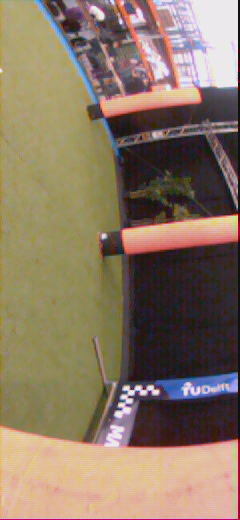
#> input picture DEVELOPMENT/downloads from drone/20260306-095826/1305634620.jpg, 240 x 520 px, given in place of 450.jpg, which was not available
$ python gate_detection.py
#> lines starting #> are read from the running program, lines starting #| are printed output that depends on the picture; after the words box and inside, x2 and y2 are one past the last pixel; in counts of white or black regions, pixels touching at a corner belong together; pictures that were not available may be replaced by others from this repository, and a replacement may not be noted
### DEVELOPMENT/Python/gate detection/corner_detection.py
import cv2
import numpy as np
import os
import glob


def make_l_template(size=80, thickness=3, squares=5):
    """
    Create a synthetic L-shaped checker corner template.
    """
    cell = size // squares
    template = np.zeros((size, size), dtype=np.uint8)

    # vertical part of the L
    for r in range(squares):
        if r % 2 == 0:
            template[r * cell:(r + 1) * cell, 0:cell] = 255
        else:
            template[r * cell:(r + 1) * cell, cell:2 * cell] = 255

    # horizontal part of the L
    for c in range(squares):
        if c % 2 == 0:
            template[0:cell, c * cell:(c + 1) * cell] = 255
        else:
            template[cell:2 * cell, c * cell:(c + 1) * cell] = 255

    # small blur makes matching more tolerant
    template = cv2.GaussianBlur(template, (3, 3), 0)
    return template


def rotate_image(image, angle):
    h, w = image.shape[:2]
    center = (w / 2, h / 2)
    M = cv2.getRotationMatrix2D(center, angle, 1.0)

    cos = abs(M[0, 0])
    sin = abs(M[0, 1])

    new_w = int((h * sin) + (w * cos))
    new_h = int((h * cos) + (w * sin))

    M[0, 2] += (new_w / 2) - center[0]
    M[1, 2] += (new_h / 2) - center[1]

    rotated = cv2.warpAffine(image, M, (new_w, new_h), flags=cv2.INTER_LINEAR)
    return rotated


# [26 lines left out: function non_max_suppression_points, not called in this run]


def detect_gate_corners_template(image_path, debug=True):
    img = cv2.imread(image_path)
    if img is None:
        raise FileNotFoundError(f"Could not open image: {image_path}")

    vis = img.copy()

    hsv = cv2.cvtColor(img, cv2.COLOR_BGR2HSV)

    # White mask
    lower_white = np.array([0, 0, 140])
    upper_white = np.array([180, 110, 255])
    white_mask = cv2.inRange(hsv, lower_white, upper_white)

    kernel = np.ones((3, 3), np.uint8)
    white_mask = cv2.morphologyEx(white_mask, cv2.MORPH_OPEN, kernel)
    white_mask = cv2.morphologyEx(white_mask, cv2.MORPH_CLOSE, kernel)

    detections = []

    base_template = make_l_template(size=80, squares=5)

    # Try several scales and rotations
    scales = [0.5, 0.7, 0.9, 1.1, 1.3]
    angles = [0, 90, 180, 270]

    for scale in scales:
        temp = cv2.resize(base_template, None, fx=scale, fy=scale, interpolation=cv2.INTER_LINEAR)

        for angle in angles:
            rotated_temp = rotate_image(temp, angle)
            th, tw = rotated_temp.shape[:2]

            if th >= white_mask.shape[0] or tw >= white_mask.shape[1]:
                continue

            result = cv2.matchTemplate(white_mask, rotated_temp, cv2.TM_CCOEFF_NORMED)

            ys, xs = np.where(result > 0.55)

            for (x, y) in zip(xs, ys):
                score = result[y, x]
                detections.append((x, y, float(score), tw, th))

    if len(detections) == 0:
        return [], vis, white_mask

    detections = non_max_suppression_points(detections, min_dist=50)

    corners = []
    for x, y, score, w, h in detections:
        cx = x + w / 2
        cy = y + h / 2
        corners.append(np.array([cx, cy], dtype=np.float32))

        if debug:
            cv2.rectangle(vis, (int(x), int(y)), (int(x + w), int(y + h)), (0, 255, 0), 2)
            cv2.circle(vis, (int(cx), int(cy)), 5, (0, 0, 255), -1)
            cv2.putText(
                vis,
                f"{score:.2f}",
                (int(x), int(y) - 5),
                cv2.FONT_HERSHEY_SIMPLEX,
                0.5,
                (255, 0, 0),
                2
            )

    return corners, vis, white_mask


# [43 lines left out: function process_folder_as_video, not called in this run]


# [15 lines that do not run on import are left out]

### DEVELOPMENT/Python/gate detection/gate_detection.py
import cv2
import numpy as np
import os
import glob
from corner_detection import detect_gate_corners_template


def gate_present_from_template_output(image_path, corners, debug=False):

    img = cv2.imread(image_path)
    vis = img.copy()

    # Condition 1: need at least two detected corners
    if corners is None or len(corners) < 2:
        if debug:
            cv2.putText(vis, "Gate: NO (fewer than 2 corners)", (10, 30),
                        cv2.FONT_HERSHEY_SIMPLEX, 0.7, (0, 0, 255), 2)
        return False, vis

    corners = np.array(corners, dtype=np.float32)

    # Draw corners
    if debug:
        for i, pt in enumerate(corners.astype(int)):
            cv2.circle(vis, tuple(pt), 6, (0, 0, 255), -1)
            cv2.putText(vis, f"C{i}", (pt[0] + 5, pt[1] - 5),
                        cv2.FONT_HERSHEY_SIMPLEX, 0.5, (0, 255, 0), 2)

    # Blue mask
    hsv = cv2.cvtColor(img, cv2.COLOR_BGR2HSV)
    lower_blue = np.array([90, 60, 40])
    upper_blue = np.array([140, 255, 255])
    blue_mask = cv2.inRange(hsv, lower_blue, upper_blue)

    kernel = np.ones((5, 5), np.uint8)
    blue_mask = cv2.morphologyEx(blue_mask, cv2.MORPH_CLOSE, kernel)
    blue_mask = cv2.morphologyEx(blue_mask, cv2.MORPH_OPEN, kernel)

    # Region defined by detected corners
    x_min = int(np.min(corners[:, 0]))
    x_max = int(np.max(corners[:, 0]))
    y_min = int(np.min(corners[:, 1]))
    y_max = int(np.max(corners[:, 1]))

    # Expand search region a bit
    margin_x = 40
    margin_y = 60

    y0 = max(0, y_min - margin_y)
    y1 = min(img.shape[0], y_max + margin_y)

    lx0 = max(0, x_min - margin_x)
    lx1 = min(img.shape[1], x_min + margin_x)

    rx0 = max(0, x_max - margin_x)
    rx1 = min(img.shape[1], x_max + margin_x)

    left_strip = blue_mask[y0:y1, lx0:lx1]
    right_strip = blue_mask[y0:y1, rx0:rx1]

    def has_vertical_blue_pillar(strip, min_height=40, min_area=150, min_aspect=1.8): # needs to be calibrated better
        contours, _ = cv2.findContours(strip, cv2.RETR_EXTERNAL, cv2.CHAIN_APPROX_SIMPLE)

        for cnt in contours:
            area = cv2.contourArea(cnt)
            if area < min_area:
                continue

            x, y, w, h = cv2.boundingRect(cnt)

            if h < min_height:
                continue

            # verticality check
            if h / float(max(w, 1)) < min_aspect:
                continue

            return True, (x, y, w, h)

        return False, None

    left_ok, left_rect = has_vertical_blue_pillar(left_strip)
    right_ok, right_rect = has_vertical_blue_pillar(right_strip)

    gate_present = left_ok and right_ok

    if debug:
        # Draw search strips
        cv2.rectangle(vis, (lx0, y0), (lx1, y1), (255, 255, 0), 2)
        cv2.rectangle(vis, (rx0, y0), (rx1, y1), (255, 255, 0), 2)

        # Draw detected pillar rectangles
        if left_rect is not None:
            x, y, w, h = left_rect
            cv2.rectangle(vis, (lx0 + x, y0 + y), (lx0 + x + w, y0 + y + h), (255, 0, 0), 2)

        if right_rect is not None:
            x, y, w, h = right_rect
            cv2.rectangle(vis, (rx0 + x, y0 + y), (rx0 + x + w, y0 + y + h), (255, 0, 0), 2)

        text = "Gate: YES" if gate_present else "Gate: NO"
        color = (0, 255, 0) if gate_present else (0, 0, 255)
        cv2.putText(vis, text, (10, 30), cv2.FONT_HERSHEY_SIMPLEX, 0.9, color, 2)

    return gate_present, vis

def process_folder_as_video(folder_path, delay=120):
    exts = ["*.jpg", "*.jpeg", "*.png", "*.bmp", "*.webp"]
    files = []

    for ext in exts:
        files.extend(glob.glob(os.path.join(folder_path, ext)))

    files = sorted(files)

    if not files:
        raise FileNotFoundError(f"No images found in folder: {folder_path}")

    for image_path in files:
        corners, vis_temp, white_mask = detect_gate_corners_template(image_path, debug=False)
        gate_present, vis_gate = gate_present_from_template_output(
            image_path,
            corners,
            debug=True
        )

        cv2.putText(
            vis_gate,
            os.path.basename(image_path),
            (10, 25),
            cv2.FONT_HERSHEY_SIMPLEX,
            0.7,
            (255, 255, 255),
            2
        )

        cv2.putText(
            vis_gate,
            f"Detected: {len(corners)}",
            (10, 55),
            cv2.FONT_HERSHEY_SIMPLEX,
            0.7,
            (255, 255, 255),
            2
        )

        cv2.imshow("White mask", white_mask)
        cv2.imshow("Gate corner detection", vis_gate)

        key = cv2.waitKey(delay) & 0xFF
        if key == ord("q"):
            break

    cv2.destroyAllWindows()

if __name__ == "__main__":
    image_path = r"C:\Users\neytc\Documents\TU_Delft\lecture_notes\mav\MAV_CW\DEVELOPMENT\downloads from drone\20260320\450.jpg"
    corners, vis_temp, white_mask = detect_gate_corners_template(image_path, debug=False)
#> in detect_gate_corners_template, img is the input picture: shape (520, 240, 3); mean B, G, R 100.2, 119.6, 138.3
#> in detect_gate_corners_template, `hsv = cv2.cvtColor(img, cv2.COLOR_BGR2HSV)`: hsv: shape (520, 240, 3); mean H, S, V 57.8, 88, 141.6
#> in detect_gate_corners_template, `white_mask = cv2.inRange(hsv, lower_white, upper_white)`:
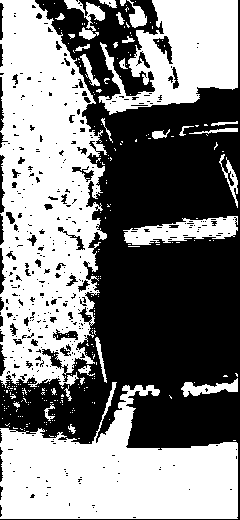
#> white_mask: shape (520, 240); 50.6% white; 392 black regions (336 under 20 px), largest, box (x1, y1, x2, y2) and area: (0, 0, 240, 520) 57296, (153, 36, 173, 64) 227, (0, 155, 5, 213) 164
#> in detect_gate_corners_template, `white_mask = cv2.morphologyEx(white_mask, cv2.MORPH_OPEN, kernel)`:
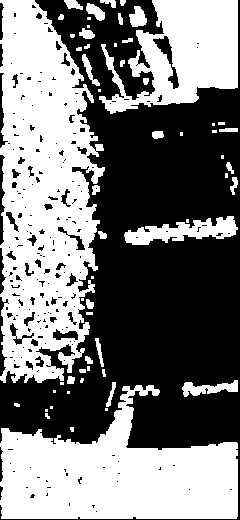
#> white_mask: shape (520, 240); 48.4% white; 58 white regions (22 under 20 px), largest, box (x1, y1, x2, y2) and area: (0, 0, 105, 383) 27361, (0, 385, 238, 519) 19255, (99, 0, 238, 114) 9218
#> in detect_gate_corners_template, `white_mask = cv2.morphologyEx(white_mask, cv2.MORPH_CLOSE, kernel)`:
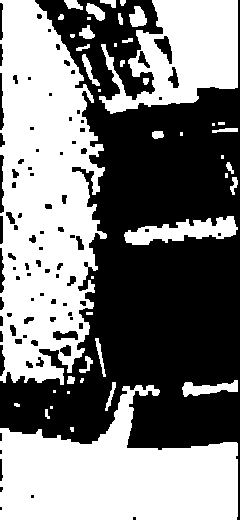
#> white_mask: shape (520, 240); 49.8% white; 44 white regions (14 under 20 px), largest, box (x1, y1, x2, y2) and area: (0, 0, 107, 385) 28652, (0, 385, 238, 520) 19690, (99, 0, 238, 114) 9320
#> after the loop in detect_gate_corners_template, `for scale in scales:`:
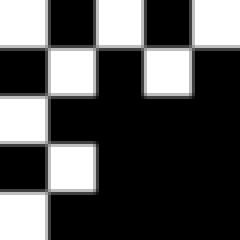
#> base_template: shape (80, 80) (shown 3 times larger); min 0, max 255, mean 81.6
#> after the loop in detect_gate_corners_template, `for scale in scales:`:
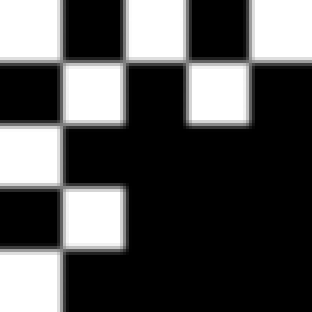
#> temp: shape (104, 104) (shown 3 times larger); min 0, max 255, mean 81.5
#> after the loop in detect_gate_corners_template, `for scale in scales:`: detections = []
#> corners = []
    gate_present, vis_gate = gate_present_from_template_output(
            image_path,
            corners,
            debug=True
        )
#> in gate_present_from_template_output, `cv2.putText(vis, "Gate: NO (fewer than 2 corners)", (10, 30), cv2.FONT..`:
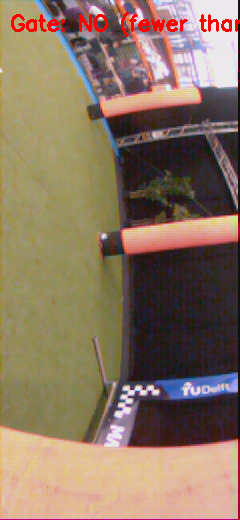
#> vis: shape (520, 240, 3); 1.21% of pixels changed, all inside (x1, y1, x2, y2) = (11, 12, 240, 37)
#> gate_present = False

    print("Gate present:", gate_present)
#| Gate present: False

    cv2.imshow("Gate decision", vis_gate)
    cv2.waitKey(0)
    cv2.destroyAllWindows()

    folder_path = "../paparazzi10/DEVELOPMENT/downloads from drone/20260306-095826"
    process_folder_as_video(folder_path)
#> in process_folder_as_video, `corners, vis_temp, white_mask = detect_gate_corners_template(image_pat..`: corners = []
#> in process_folder_as_video, `gate_present, vis_gate = gate_present_from_template_output( image_path..`: gate_present = False
#> in process_folder_as_video, `cv2.putText( vis_gate, f"Detected: {len(corners)}", (10, 55), cv2.FONT..`:
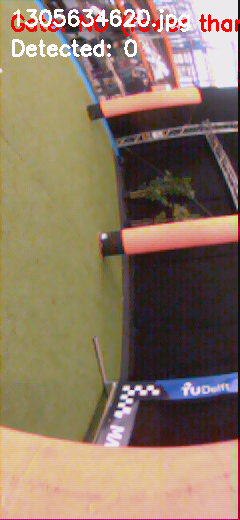
#> vis_gate: shape (520, 240, 3); mean B, G, R 101.3, 120.5, 141.1
#> (key q is pressed here)
